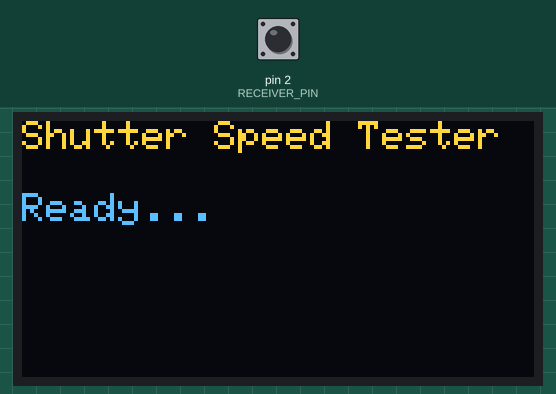
Simulated run of this sketch. Board: Arduino Uno, built with avr-gcc and run on an emulated ATmega328P. On the bench: 128×64 one-colour display. The test bench sets the inputs (shaded band); at power-on: pin 2 (RECEIVER_PIN) LOW. The OLED is the two-colour kind (top 16 rows yellow).

Above: at 1.2 s.
1.3 s: pin 2 (RECEIVER_PIN) pulsed HIGH 2 times (0.12 s each, 0.3 s apart)
At 2.9 s:
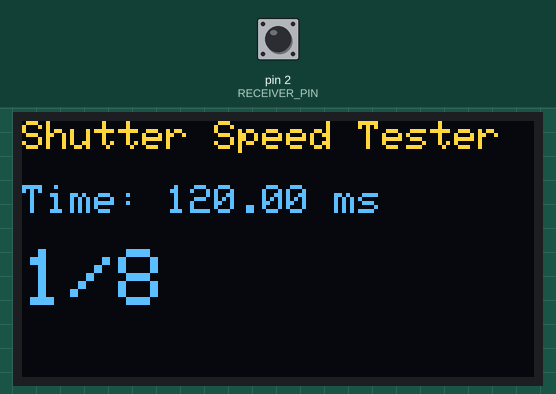
Timing chart, 0 to 4.4 s (numbered marks = the images above; inputs shaded):
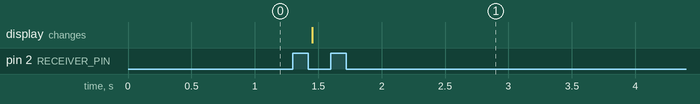

Measured:
- after the input at 1.3 s, the display: changes after 0.15 s (image 1)

The sketch:

arduino_shutter_speed_tester.ino
```cpp
// ARDUINO SHUTTER SPEED TESTER USING DIGITAL INPUT PIN D2
// BPW34 PHOTO DIODE AND 100K RESISTOR
// THIS CODE IS FREE TO USE, MODIFY AND DISTRUBUTE

#include <Adafruit_SSD1306.h>

#define SCREEN_WIDTH 128
#define SCREEN_HEIGHT 64
#define OLED_RESET -1
#define SCREEN_ADDRESS 0x3C

Adafruit_SSD1306 display(SCREEN_WIDTH, SCREEN_HEIGHT, &Wire, OLED_RESET);

#define RECEIVER_PIN 2      // Digital Pin 2 (Supports interrupts and fast reads)
#define TIMEOUT 8000000UL   // 8 second timeout
#define MIN_DURATION 100    // Minimum pulse threshold in microseconds

void setup() {
  pinMode(RECEIVER_PIN, INPUT);
  Serial.begin(9600);

  if (!display.begin(SSD1306_SWITCHCAPVCC, SCREEN_ADDRESS)) {
    for (;;);
  }

  display.clearDisplay();
  displayInitialScreen();
}

void loop() {
  // pulseIn() blocks until D2 goes HIGH, then measures microsecond duration until it goes LOW
  unsigned long duration = pulseIn(RECEIVER_PIN, HIGH, TIMEOUT);

  if (duration > MIN_DURATION) {
    displayResult(duration);
    delay(3000); // Pause to read display before next measurement
    display.clearDisplay();
    displayInitialScreen();
  }
}

void displayInitialScreen() {
  display.setTextSize(1);
  display.setTextColor(SSD1306_WHITE);
  display.setCursor(0, 0);
  display.println(F("Shutter Speed Tester"));
  display.setCursor(0, 18);
  display.println(F("Ready..."));
  display.display();
}

void displayResult(unsigned long duration) {
  display.clearDisplay();

  // Line 1: Header
  display.setTextSize(1);
  display.setCursor(0, 0);
  display.println(F("Shutter Speed Tester"));

  // Line 2: Duration in milliseconds
  double msecs = duration / 1000.0;
  display.setCursor(0, 16);
  display.print(F("Time: "));
  display.print(msecs, 2);
  display.println(F(" ms"));

  // Line 3: Calculated fraction
  display.setCursor(0, 32);
  display.setTextSize(2); // Larger text for main result
  if (duration >= 1000000UL) {
    double secs = duration / 1000000.0;
    display.print(secs, 1);
    display.print(F("s"));
  } else {
    double fraction = 1000000.0 / duration;
    display.print(F("1/"));
    display.print(round(fraction));
  }

  display.display();
}
```
